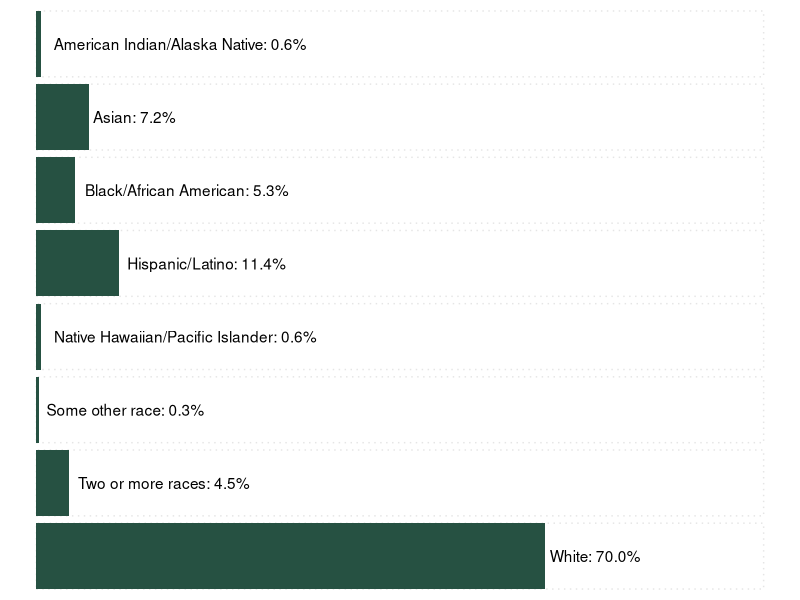
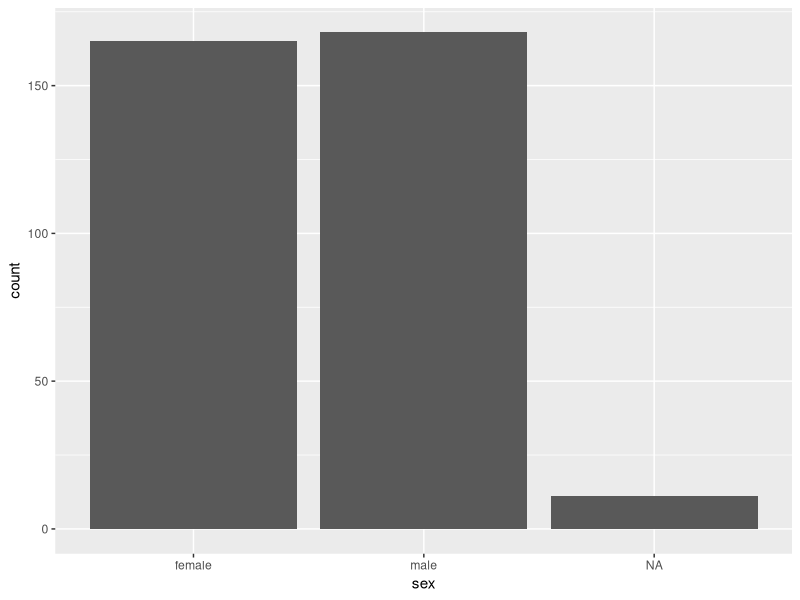

Generate these figures, in order, with R:
library(tidyverse)
library(scales)

tfff_dark_green <- "#265142"

# Working on recreating this graph: https://show.rfor.us/hJFyQL

race_ethnicity <- read_csv("data/race-ethnicity.csv") %>% 
  filter(year == 2020) %>% 
  filter(geography == "Multnomah") %>% 
  mutate(value_formatted = percent(value, accuracy = 0.1)) %>% 
  mutate(population_pct = str_glue("{population}: {value_formatted}")) %>% 
  mutate(population = fct_rev(population))

race_ethnicity

ggplot(data = race_ethnicity,
       aes(x = value,
           y = population)) +
  geom_col(aes(x = 1,
           y = population),
           fill = "white",
           color = "Grey 90",
           linetype = "dotted") +
  geom_col(fill = tfff_dark_green) +
  geom_text(aes(label = population_pct),
            hjust = -0.05) +
  theme_void() 

library(palmerpenguins)

ggplot(data = penguins,
       aes(x = sex)) +
  geom_bar()

